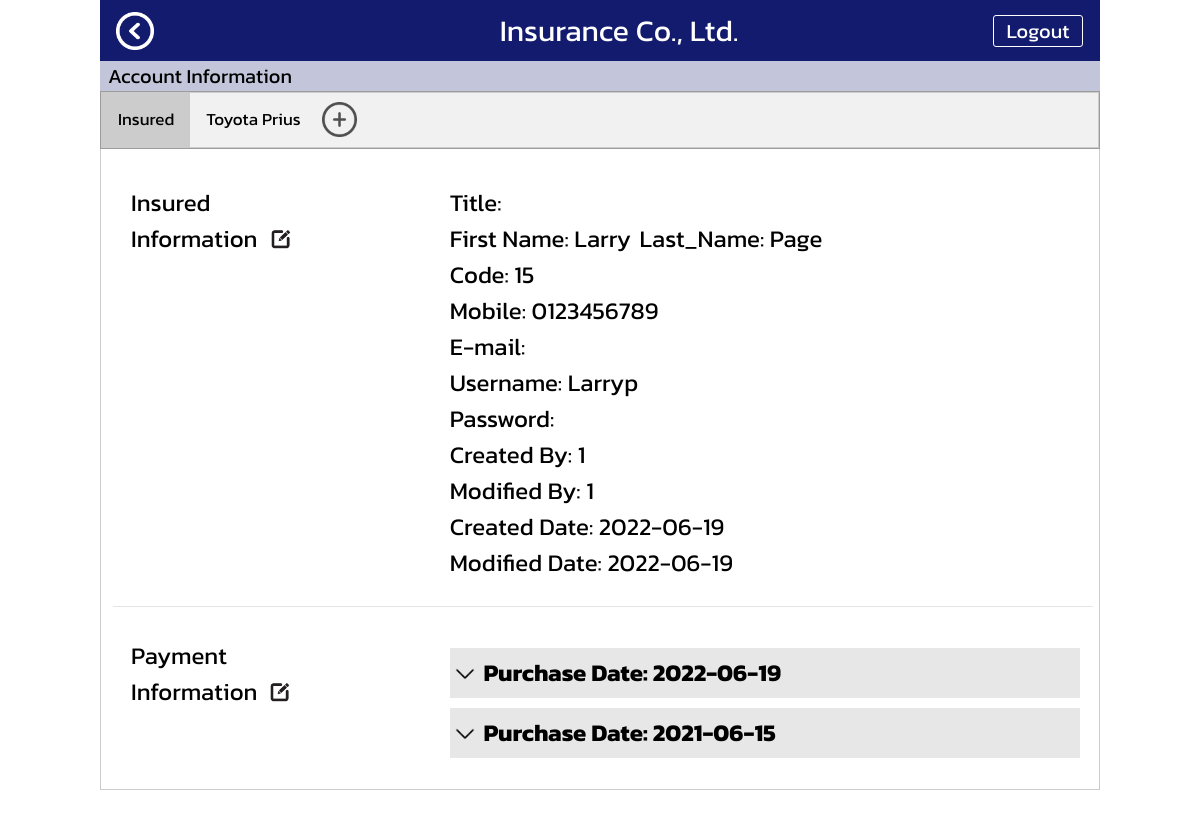
/user_edit?user_id=25, run on the app's committed database.
### tables this page shows
CREATE TABLE "cars" (
	"id"	INTEGER NOT NULL,
	"users_id"	INTEGER NOT NULL,
	"brand"	TEXT,
	"model"	TEXT,
	"license_number"	TEXT,
	"modified_by"	INTEGER,
	"created_by"	INTEGER,
	"created_date"	datetime,
	"modified_date"	datetime,
	FOREIGN KEY("users_id") REFERENCES "users"("id"),
	PRIMARY KEY("id" AUTOINCREMENT)
);

CREATE TABLE "users" (
	"id"	INTEGER NOT NULL,
	"code"	TEXT,
	"phone_number"	TEXT NOT NULL,
	"username"	TEXT NOT NULL,
	"hash_password"	TEXT NOT NULL,
	"e_mail"	TEXT DEFAULT '',
	"name_title"	TEXT DEFAULT '',
	"first_name"	TEXT NOT NULL,
	"last_name"	TEXT NOT NULL,
	"created_by"	INTEGER NOT NULL,
	"modified_by"	INTEGER NOT NULL,
	"created_date"	datetime,
	"modified_date"	datetime,
	PRIMARY KEY("id" AUTOINCREMENT)
);

CREATE TABLE "payment" (
	"id"	INTEGER NOT NULL,
	"tranfer_name"	TEXT NOT NULL,
	"payment_amount"	FLOAT NOT NULL,
	"bank_acount"	TEXT NOT NULL,
	"pay_date"	datetime,
	"confirm_payment"	TEXT,
	"modified_by"	INTEGER,
	"created_by"	TEXT,
	"created_date"	datetime,
	"modified_date"	datetime,
	PRIMARY KEY("id" AUTOINCREMENT)
);

### app.py (the view, shortened to what this page needs)
@app.route("/user_edit", methods=["GET", "POST"])
@app.route("/user_edit/<type>/<action>", methods=["GET", "POST"])
def user_edit(type=None, action=None):
    user_id = request.args.get('user_id')
    user = curdb.execute(
        "SELECT * FROM users WHERE id = ?", (user_id,)).fetchone()
    cars = curdb.execute(
        "SELECT id FROM cars WHERE users_id = ?", (user_id,)).fetchall()
    pay_n = curdb.execute("SELECT DISTINCT payment.id FROM insurance JOIN type_in_payment ON insurance.id = type_in_payment.insurance_id JOIN payment ON type_in_payment.payment_id = payment.id JOIN cars ON cars.id = insurance.car_id JOIN users ON users.id = cars.users_id where users.id = ? ORDER BY payment.id DESC", (user_id,)).fetchall()
    insurances = curdb.execute(
        "SELECT insurance.id FROM insurance JOIN cars ON cars.id = insurance.car_id WHERE users_id = ?", (user_id,)).fetchall()
    type_in_payments = curdb.execute(
        "SELECT  type_in_payment.id FROM insurance JOIN type_in_payment ON insurance.id = type_in_payment.insurance_id JOIN payment ON type_in_payment.payment_id = payment.id JOIN cars ON cars.id = insurance.car_id JOIN users ON users.id = cars.users_id where users.id = ?", (user_id,)).fetchall()
    carins = []
    payments = []
    for car in cars:
        carin = curdb.execute(
            "SELECT cars.id, cars.brand, cars.model, cars.license_number, insurance.type, insurance.effective_date, insurance.sum_insure, insurance.price, insurance.discount, insurance.created_by, insurance.created_date, insurance.modified_by, insurance.modified_date, insurance.id, cars.created_by, cars.created_date, cars.modified_by, cars.modified_date, cars.id, insurance.status FROM cars INNER JOIN insurance ON cars.id = insurance.car_id WHERE cars.id = ? ORDER BY insurance.id DESC", (car[0],)).fetchall()
        if len(carin) > 0:
            carins.append(carin)
    carlist = curdb.execute(
        "SELECT id, brand, model FROM cars WHERE users_id = ?", (user_id,)).fetchall()
    for id in pay_n:
        payment = []
        dcar = curdb.execute(
            "SELECT cars.brand, cars.model, cars.license_number, insurance.type, insurance.price, insurance.discount, insurance.effective_date, insurance.id FROM insurance JOIN type_in_payment ON insurance.id = type_in_payment.insurance_id JOIN payment ON type_in_payment.payment_id = payment.id JOIN cars ON cars.id = insurance.car_id JOIN users ON users.id = cars.users_id where users.id = ? AND payment.id = ?", (user_id, id[0])).fetchall()
        dpay = curdb.execute(
            "SELECT DISTINCT payment.tranfer_name, payment.bank_acount, payment.payment_amount, payment.pay_date, payment.confirm_payment, payment.id, payment.modified_by, payment.created_by, payment.created_date, payment.modified_date FROM insurance JOIN type_in_payment ON insurance.id = type_in_payment.insurance_id JOIN payment ON type_in_payment.payment_id = payment.id JOIN cars ON cars.id = insurance.car_id JOIN users ON users.id = cars.users_id where users.id = ? AND payment.id = ?", (user_id, id[0])).fetchall()
        if len(dcar) > 0:
            payment.append(dcar)
        if len(dpay) > 0:
            payment.append(dpay)
        if len(payment) > 0:
            payments.append(payment)
    return render_template("user_edit.html", user=user, carins=carins, payments=payments, carlist=carlist)

### templates/user_edit.html (shortened to what this page needs)
{% extends "layout2.html" %}
{% block link %} /admin_main {% endblock %}
{% block head %} Account Information {% endblock %}
{% block main %}
<div class="tab">
    <button class="tablinks" onclick="openCity(event, 'username')" id="defaultOpen">Insured</button>
    {% for i in carlist %}
        <button class="tablinks" onclick="openCity(event, {{i[0]}})">{{ i[1] }} {{ i[2] }} </button>
    {% endfor %}
    <img src="/static/4105962-add-expand-plus_113920 1.png" class="img9" style="margin-top: 9px; margin-left: 5px;" id="opencreatecar" onclick="modal_edit1('createcar')">
</div>
</div>
<div class="tabcontent" id="username">
    <div>
        <div class="box4" style="display: inline-block;">
            <p class="head10">Insured Information</p>
            <img src="/static/Edit_icon-icons.com_71853.png" alt="edit" class="img9 locate8" style="margin-left: 133px;" id="openuser" onclick="modal_edit1('user')">
        </div>
        <div class="box5" style="display: inline-block; width: 450px !important;">
            <span class="head10">Title: {{user[6]}}</span><br>
            <span class="head10" style="margin-right: 5px;">First Name: {{user[7]}}</span>
            <span class="head10">Last_Name: {{user[8]}}</span><br>
            <span class="head10">Code: {{user[1]}}</span><br>
            <span class="head10">Mobile: {{user[2]}} </span><br>
            <span class="head10">E-mail: {{user[5]}} </span><br>
            <span class="head10">Username: {{user[3]}} </span><br>
            <span class="head10">Password: </span><br>
            <span class="head10">Created By: {{user[9]}}</span><br>
            <span class="head10">Modified By: {{user[10]}} </span><br>
            <span class="head10">Created Date: {{user[11]}} </span><br>
            <span class="head10">Modified Date: {{user[12]}} </span><br>
        </div>
        <hr class="spliter1 my-0">
    </div>
    <div>
        <div class="box4" style="display: inline-block;">
            <p class="head10">Payment Information</p>
            <img src="/static/Edit_icon-icons.com_71853.png" alt="edit" class="img9 locate10" onclick="modal_edit1('pay')" id="open1pay"">
        </div>
        <div class="box5" style="display: inline-block; width: 500px !important;">
            {% for payment in payments %}
                <div style="margin-top: 10px;">
                    <div class="box30" id="h{{payment[1][0][5]}}" onclick="expand({{payment[1][0][5]}})">
                        <img  style="vertical-align: middle;" src="/static/icons8-expand-arrow-100.png" class="img10">
                        <span class="head10 font-weight-bold">Purchase Date: {{payment[1][0][3]}}</span>
                    </div>
                </div>
            {% endfor %}
        </div>
    </div>
</div>
{% endblock %}

### static/styles.css (style rules this page uses)
.head10 { font-size: 24px; color: #000000; }
.spliter1 { height: 1px; width: 980px; color: #B7B7B7; }
.img9 { max-width: 35px; }
.img10 { width: 20px; margin-left: 5px; margin-right: 5px; margin-top: -6px; }
.box4 { width: 160px; height: auto; margin-left: 18px; margin-right: 10px; margin-top: 30px; vertical-align: top; margin-bottom: 20px; }
.box5 { width: 360px; height: auto; margin-left: 145px; margin-right: 10px; margin-top: 30px; margin-bottom: 25px; }
.box30 { width: 630px; height: 50px; background-color: #e7e7e7; line-height: 50px; }
.locate8 { margin-left: 66px; margin-top: -96px; }
.locate10 { margin-left: 132px; margin-top: -96px; }
.tab { overflow: hidden; border: 1px solid #ccc; background-color: #f1f1f1; }
.tab button { background-color: inherit; float: left; border: none; outline: none; cursor: pointer; padding: 14px 16px; transition: 0.3s; font-size: 17px; }
.tab button.active { background-color: #ccc; }
.tabcontent { display: none; padding: 6px 12px; border: 1px solid #ccc; border-top: none; }

### templates/layout2.html (style rules this page uses)
body { font-family: "Kanit", sans-serif !important; }

### data on the page
cars: brand "Toyota", model "Prius"
users: first_name "Larry", last_name "Page", code "15", phone_number "0123456789", username "Larryp", created_by "1", modified_by "1", created_date "2022-06-19", modified_date "2022-06-19"
payment: pay_date "2022-06-19"
payment: pay_date "2021-06-15"
